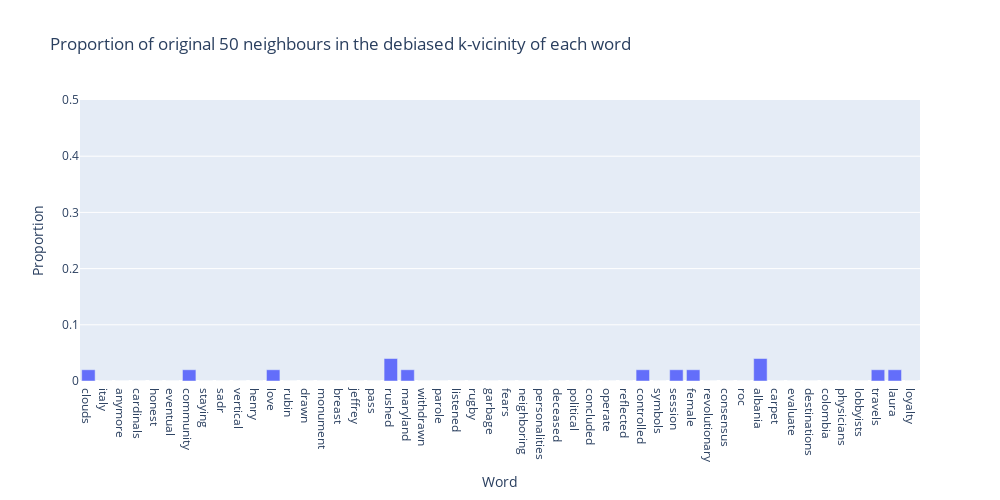

This figure's notebook cell:
### Code cell
import plotly_express as px
#plot the frequency of the original neighbours in the debiased network in a horizontal bar chart

fig = px.bar(df, x='word', y='freq', title='Proportion of original 50 neighbours in the debiased k-vicinity of each word',
             labels={'freq':'Proportion', 'word':'Word'},
             height=500, width=1000)
#update the layout of the plot: update the y axis to be between 0 and 0.5 and the x axis to include all ticks
fig.update_layout(yaxis=dict(range=[0, 0.5]))

fig.show()

### Figure 1 — Plotly figure (JSON) as saved in the notebook; plotly's stock layout.template omitted (floating-point values rounded to 4 significant figures)
{"data": [{"alignmentgroup": "True", "hovertemplate": "Word=%{x}<br>Proportion=%{y}<extra></extra>", "legendgroup": "", "marker": {"color": "#636efa", "pattern": {"shape": ""}}, "name": "", "offsetgroup": "", "orientation": "v", "showlegend": false, "textposition": "auto", "type": "bar", "x": ["clouds", "italy", "anymore", "cardinals", "honest", "eventual", "community", "staying", "sadr", "vertical", "henry", "love", "rubin", "drawn", "monument", "breast", "jeffrey", "pass", "rushed", "maryland", "withdrawn", "parole", "listened", "rugby", "garbage", "fears", "neighboring", "personalities", "deceased", "political", "concluded", "operate", "reflected", "controlled", "symbols", "session", "female", "revolutionary", "consensus", "roc", "albania", "carpet", "evaluate", "destinations", "colombia", "physicians", "lobbyists", "travels", "laura", "loyalty"], "xaxis": "x", "y": [0.02, 0, 0, 0, 0, 0, 0.02, 0, 0, 0, 0, 0.02, 0, 0, 0, 0, 0, 0, 0.04, 0.02, 0, 0, 0, 0, 0, 0, 0, 0, 0, 0, 0, 0, 0, 0.02, 0, 0.02, 0.02, 0, 0, 0, 0.04, 0, 0, 0, 0, 0, 0, 0.02, 0.02, 0], "yaxis": "y"}], "layout": {"barmode": "relative", "height": 500, "legend": {"tracegroupgap": 0}, "title": {"text": "Proportion of original 50 neighbours in the debiased k-vicinity of each word"}, "width": 1000, "xaxis": {"anchor": "y", "domain": [0, 1], "title": {"text": "Word"}}, "yaxis": {"anchor": "x", "domain": [0, 1], "range": [0, 0.5], "title": {"text": "Proportion"}}}}
